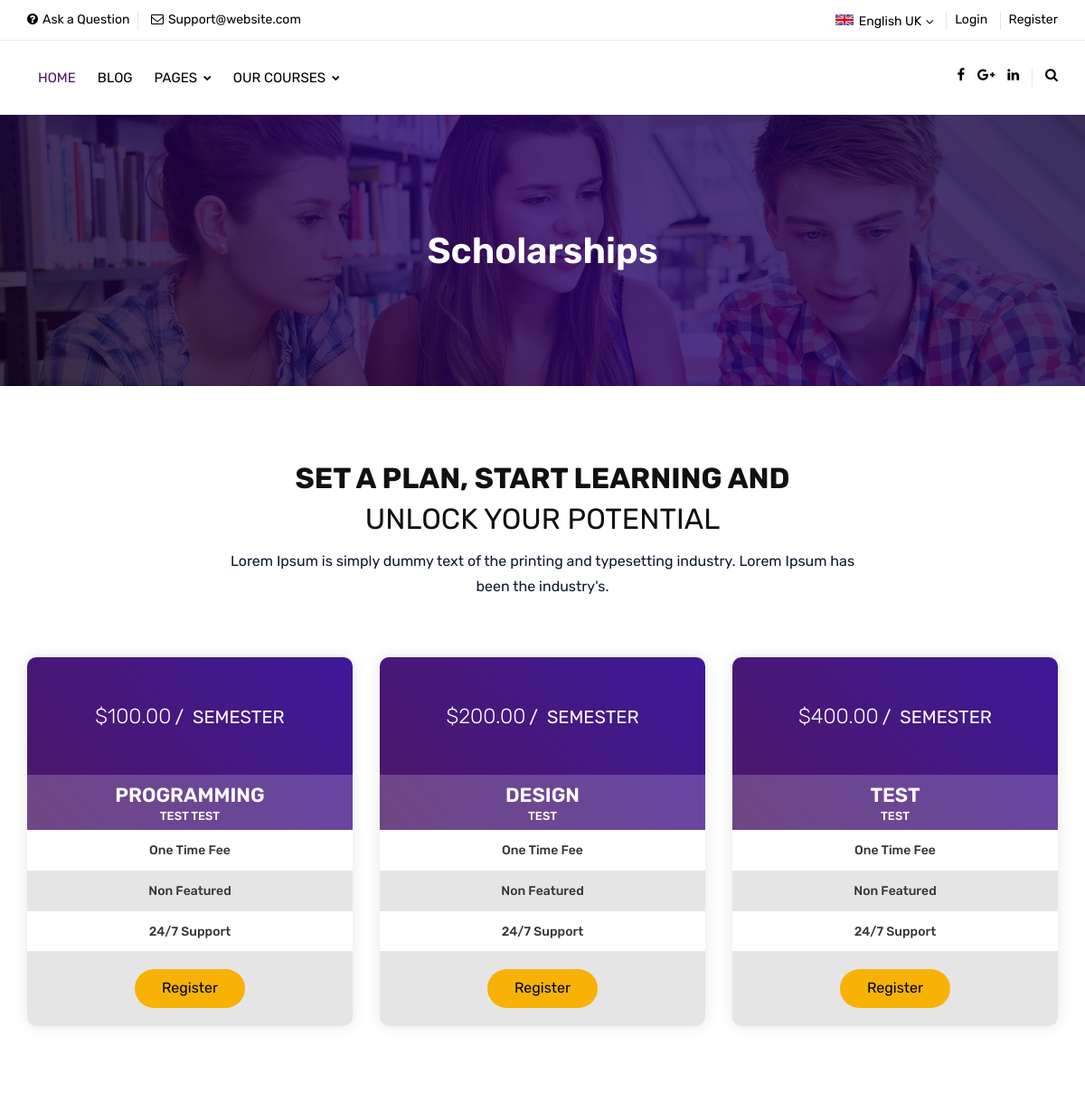
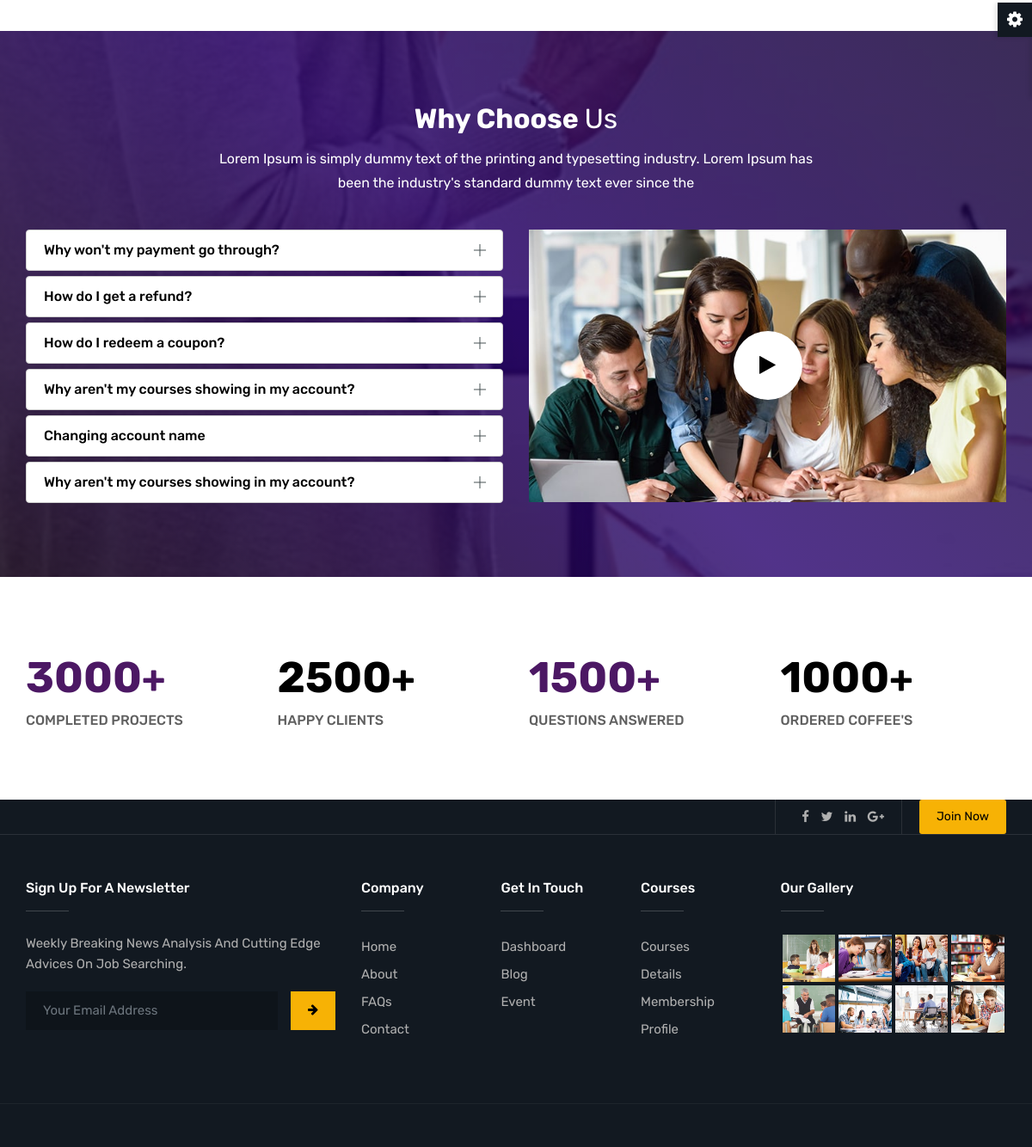
/uni/membership.php, run on the app's committed database (2 pictures, top to bottom).
### tables this page shows
CREATE TABLE `memberships` (
  `id` int(11) NOT NULL,
  `course_name` varchar(100) NOT NULL,
  `price` decimal(10,2) NOT NULL,
  `description` text NOT NULL
);

### uni/membership.php (the view, shortened to what this page needs)
<!DOCTYPE html>
<html lang="en">
<head>
	<link rel="stylesheet" type="text/css" href="assets/css/assets.css">
	<link rel="stylesheet" type="text/css" href="assets/css/typography.css">
	<link rel="stylesheet" type="text/css" href="assets/css/shortcodes/shortcodes.css">
	<link rel="stylesheet" type="text/css" href="assets/css/style.css">
	<link class="skin" rel="stylesheet" type="text/css" href="assets/css/color/color-1.css">
</head>
<body id="bg">
	<div class="page-wraper">
		<header class="header rs-nav">
			<div class="top-bar">
				<div class="container">
					<div class="row d-flex justify-content-between">
						<div class="topbar-left">
							<ul>
								<li><a href="faq-1.php"><i class="fa fa-question-circle"></i>Ask a Question</a></li>
								<li><a href="javascript:;"><i class="fa fa-envelope-o"></i>Support@website.com</a></li>
							</ul>
						</div>
						<div class="topbar-right">
							<ul>
								<li>
									<select class="header-lang-bx">
										<option data-icon="flag flag-uk">English UK</option>
									</select>
								</li>
								<li><a href="login.php">Login</a></li>
								<li><a href="register.php">Register</a></li>
							</ul>
						</div>
					</div>
				</div>
			</div>
			<div class="sticky-header navbar-expand-lg">
				<div class="menu-bar clearfix">
					<div class="container clearfix">
						<div class="secondary-menu">
							<div class="secondary-inner">
								<ul>
									<li><a href="javascript:;" class="btn-link"><i class="fa fa-facebook"></i></a></li>
									<li><a href="javascript:;" class="btn-link"><i class="fa fa-google-plus"></i></a>
									</li>
									<li><a href="javascript:;" class="btn-link"><i class="fa fa-linkedin"></i></a></li>
									<li class="search-btn"><button id="quik-search-btn" type="button"
											class="btn-link"><i class="fa fa-search"></i></button></li>
								</ul>
							</div>
						</div>
						<?php include_once ("navbar.php") ?>
					</div>
				</div>
			</div>
		</header>
		<div class="page-content bg-white">
			<div class="page-banner ovbl-dark" style="background-image:url(assets/images/banner/banner2.jpg);">
				<div class="container">
					<div class="page-banner-entry">
						<h1 class="text-white">Scholarships</h1>
					</div>
				</div>
			</div>
			<div class="content-block">
				<div class="section-area section-sp2">
					<div class="container">
						<div class="row">
							<div class="col-md-12 heading-bx text-center">
								<h2 class="title-head text-uppercase m-b0">Set a plan, start learning and <br /> <span>
										unlock your potential</span></h2>
								<p>Lorem Ipsum is simply dummy text of the printing and typesetting industry. Lorem
									Ipsum has been the industry's.</p>
							</div>
						</div>
						<div class="pricingtable-row">
							<div class="row">
								<?php
								include_once ('config.php');
								$query = "SELECT * FROM memberships";
								$stmt = $conn->query($query);
								if ($stmt) {
									if ($stmt->rowCount() > 0) {
										while ($row = $stmt->fetch(PDO::FETCH_ASSOC)) {
											$price = $row["price"];
											$description = $row["description"];
											$cursenamee = $row["course_name"];
											?>
											<div class="col-sm-12 col-md-4 col-lg-4 m-b40 ">
												<div class="pricingtable-wrapper">
													<div class="pricingtable-inner">
														<div class="pricingtable-main">
															<div class="pricingtable-price">
																<span class="pricingtable-bx ">$<?php echo $price ; ?></span>
																<span class="pricingtable-type">Semester</span>
															</div>
															<div class="pricingtable-title">
																<h2><?php echo $cursenamee; ?></p></h2>
																<p><?php echo $description; ?></p>
															</div>
														</div>
														<ul class="pricingtable-features">
															<li>One Time Fee</li>
															<li>Non Featured</li>
															<li>24/7 Support</li>
														</ul>
														<div class="pricingtable-footer">
															<a href="registerProg.php" class="btn radius-xl">Register</a>
														</div>
													</div>
												</div>
											</div>
											<?php
										}
									} else {
										echo "No results found";
									}
								} else {
									echo "Error executing query: " . $conn->errorInfo()[2];
								}
								?>
							</div>
						</div>
					</div>
				</div>
				<div class="section-area section-sp2 bg-fix ovbl-dark join-bx"
					style="background-image:url(assets/images/background/bg1.jpg);">
					<div class="container">
						<div class="row">
							<div class="col-md-12 text-center heading-bx text-white">
								<h2 class="title-head m-b0">Why Choose <span>Us</span></h2>
								<p class="m-b0">Lorem Ipsum is simply dummy text of the printing and typesetting
									industry. Lorem Ipsum has been the industry's standard dummy text ever since the</p>
							</div>
							<div class="col-md-6">
								<div class="why-chooses-bx ">
									<div class="ttr-accordion m-b30 faq-bx" id="accordion1">
										<div class="panel">
											<div class="acod-head">
												<h6 class="acod-title">
													<a data-toggle="collapse" href="#faq1" class="collapsed"
														data-parent="#faq1">
														Why won't my payment go through? </a>
												</h6>
											</div>
										</div>
										<div class="panel">
											<div class="acod-head">
												<h6 class="acod-title">
													<a data-toggle="collapse" href="#faq2" class="collapsed"
														data-parent="#faq2">
														How do I get a refund?</a>
												</h6>
											</div>
										</div>
										<div class="panel">
											<div class="acod-head">
												<h6 class="acod-title">
													<a data-toggle="collapse" href="#faq3" class="collapsed"
														data-parent="#faq3">
														How do I redeem a coupon? </a>
												</h6>
											</div>
										</div>
										<div class="panel">
											<div class="acod-head">
												<h6 class="acod-title">
													<a data-toggle="collapse" href="#faq4" class="collapsed"
														data-parent="#faq4">
														Why aren't my courses showing in my account? </a>
												</h6>
											</div>
										</div>
										<div class="panel">
											<div class="acod-head">
												<h6 class="acod-title">
													<a data-toggle="collapse" href="#faq5" class="collapsed"
														data-parent="#faq5">
														Changing account name </a>
												</h6>
											</div>
										</div>
										<div class="panel">
											<div class="acod-head">
												<h6 class="acod-title">
													<a data-toggle="collapse" href="#faq6" class="collapsed"
														data-parent="#faq6">
														Why aren't my courses showing in my account? </a>
												</h6>
											</div>
										</div>
									</div>
								</div>
							</div>
							<div class="col-md-6">
								<div class="video-bx">
									<a href="https://www.youtube.com/watch?v=x_sJzVe9P_8" class="popup-youtube video"><i
											class="fa fa-play"></i></a>
								</div>
							</div>
						</div>
					</div>
				</div>
			</div>
			<div class="section-area content-inner section-sp1">
				<div class="container">
					<div class="section-content">
						<div class="row">
							<div class="col-lg-3 col-md-6 col-sm-6 col-6 m-b30">
								<div class="counter-style-1">
									<div class="text-primary">
										<span class="counter">3000</span><span>+</span>
									</div>
									<span class="counter-text">Completed Projects</span>
								</div>
							</div>
							<div class="col-lg-3 col-md-6 col-sm-6 col-6 m-b30">
								<div class="counter-style-1">
									<div class="text-black">
										<span class="counter">2500</span><span>+</span>
									</div>
									<span class="counter-text">Happy Clients</span>
								</div>
							</div>
							<div class="col-lg-3 col-md-6 col-sm-6 col-6 m-b30">
								<div class="counter-style-1">
									<div class="text-primary">
										<span class="counter">1500</span><span>+</span>
									</div>
									<span class="counter-text">Questions Answered</span>
								</div>
							</div>
							<div class="col-lg-3 col-md-6 col-sm-6 col-6 m-b30">
								<div class="counter-style-1">
									<div class="text-black">
										<span class="counter">1000</span><span>+</span>
									</div>
									<span class="counter-text">Ordered Coffee's</span>
								</div>
							</div>
						</div>
					</div>
				</div>
			</div>
		</div>
		<?php include_once ("footer.php") ?>
	</div>
</body>
</html>

### uni/assets/css/typography.css (style rules this page uses)
body { background-color: #fff; font-family: Rubik; font-size: 16px; font-weight: 400; color:#505050; padding: 0; margin: 0; overflow-x: hidden; -webkit-font-smoothing: antialiased; font-smoothing: antialiased; -moz-osx-font-smoothing: grayscale; scroll-behavior: smooth; }
a { color: #6f6f6f; outline: 0 none; text-decoration: none; }
section, article, aside, details, figcaption, figure, footer, header, hgroup, main, menu, nav, summary { display: block; }
p, address, pre, hr, ul, ol, dl, dd, table { margin-bottom: 24px; }
p { line-height: 28px; margin-bottom: 24px; }
h1, h2, h3, h4, h5, h6 { color: #111111; font-family: rubik; margin-top:0; }
h1 a, h2 a, h3 a, h4 a, h5 a, h6 a { color: inherit; }
h1 { font-size: 36px; line-height: 45px; margin-bottom: 25px; font-weight: 700; }
h2 { font-size: 32px; line-height: 45px; margin-bottom: 25px; font-weight: 700; }
h6 { font-size: 16px; line-height: 22px; margin-bottom: 10px; font-weight: 500; }
dl, ul, ol { list-style-position: outside; padding: 0; }
ul, ol { margin-bottom: 24px; }
ul li, ol li { padding: 0; }
.m-b0 { margin-bottom: 0; }
.m-b30 { margin-bottom: 30px; }
.m-b40 { margin-bottom: 40px; }
.text-white { color: #fff; }
.text-black { color: #000; }
.bg-white { background-color: #FFF; }
.heading-bx { margin-bottom: 40px; }
.heading-bx h1, .heading-bx h2, .heading-bx h3 { margin-top: 0; }
.heading-bx p { padding-top: 10px; font-size: 16px; color: #0f192d; }
.text-center.heading-bx p { margin-left: auto; margin-right: auto; max-width: 700px; }
.text-white { color: #FFF; }
.text-white h1, .text-white h2, .text-white h3, .text-white h4, .text-white h5, .text-white h6, .text-white p, .text-white .title-small { color: #FFF; }

### uni/assets/css/color/color-1.css (style rules this page uses)
:root { --primary: #4c1864; --sc-primary: #4d0a91; }
.bg-primary,.btn,.comments-area .comment-form p input[type="submit"],.pagination > .active > a,.pagination > .active > span,.pagination > .active > a:hover,.pagination > .active > span:hover,.pagination > .active > a:focus,.pagination > .active > span:focus,.feature-filters .active > [class*="btn"],.list-num-count > li:before,.pagination-bx.primary .pagination > li > a, .pagination-bx.primary .pagination > li > span,button.back-to-top,.rev-btn { background-color: #4c1864; }
a,.text-primary,.primary li:before,.menu-links .nav > li.active > a,.menu-links .nav > li:hover > a,.menu-links .nav > li .mega-menu > li ul a:hover,.menu-links .nav > li .sub-menu li:hover > a,footer a:active,footer a:focus,footer a:hover,footer h1 a,footer h2 a,footer h3 a,footer h4 a,footer h5 a,footer h6 a,footer p a,.testimonial-1 .testimonial-position,.acod-head a:after,.acod-head a,.acod-head a:hover,.acod-head a.collapsed:hover,.ttr-tabs .nav-tabs > li > a i,h1 a:hover,h2 a:hover,h3 a:hover,h4 a:hover,h5 a:hover,h6 a:hover,.btn.outline,.btn-link:hover { color: #4c1864; }
.ovbl-middle::after, .ovbl-light::after, .ovbl-dark::after { background: #100018; background: -moz-linear-gradient(45deg, #100018 0%, #26006c 50%, #110038 100%); background: -webkit-linear-gradient(45deg, #100018 0%,#26006c 50%,#110038 100%); background: linear-gradient(45deg, #100018 0%,#26006c 50%,#110038 100%); filter: progid:DXImageTransform.Microsoft.gradient( startColorstr='#100018', endColorstr='#110038',GradientType=1 ); }
.ttr-notify-header::after,.widget-bg1,.ttr-search-bar,.ttr-header,.ovpr-dark:after, .pricingtable-main,.account-head:after { background: #4c1864; background: -moz-linear-gradient(45deg, #4c1864 0%, #3f189a 100%); background: -webkit-linear-gradient(45deg, #4c1864 0%,#3f189a 100%); background: linear-gradient(45deg, #4c1864 0%,#3f189a 100%); filter: progid:DXImageTransform.Microsoft.gradient( startColorstr='#4c1864', endColorstr='#3f189a',GradientType=1 ); }
.portfolio-bx .portfolio-info-bx,.btn.outline:hover,.course-info-list ul li a.active, .course-info-list ul li a:hover,.btn,.profile-tabnav .nav li a.active,button.back-to-top,.upcoming-event-carousel.owl-btn-1 .owl-prev, .upcoming-event-carousel.owl-btn-1 .owl-next,.courses-carousel .owl-nav .owl-next, .courses-carousel .owl-nav .owl-prev, .recent-news-carousel .owl-nav .owl-next, .recent-news-carousel .owl-nav .owl-prev, .testimonial-carousel .owl-nav .owl-next, .testimonial-carousel .owl-nav .owl-prev { background-color:#f7b205; color:#000; }

### uni/assets/css/shortcodes/layout.css (style rules this page uses)
#bg { background-attachment: fixed; background-size: cover; }

### data on the page
memberships: price "100.00", course_name "PROGRAMMING", description "TEST TEST"
memberships: price "200.00", course_name "DESIGN", description "TEST"
memberships: price "400.00", course_name "TEST", description "TEST"
